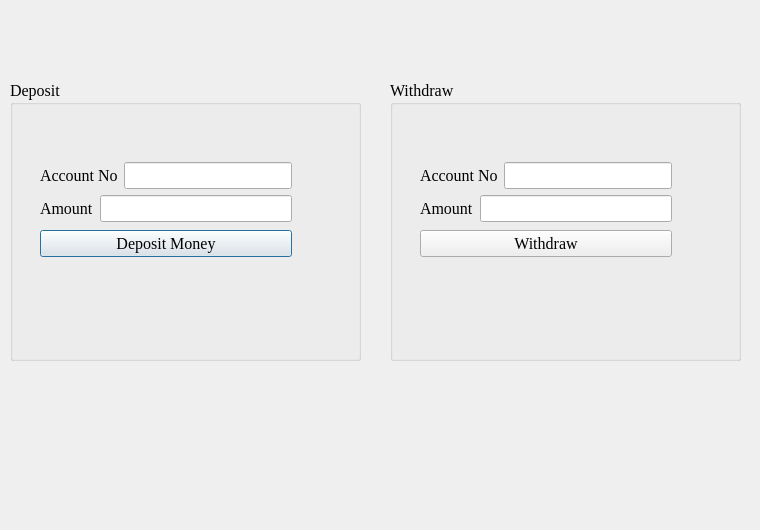
<?xml version="1.0" encoding="UTF-8"?>
<ui version="4.0">
 <class>deposit</class>
 <widget class="QDialog" name="deposit">
  <property name="geometry">
   <rect>
    <x>0</x>
    <y>0</y>
    <width>760</width>
    <height>530</height>
   </rect>
  </property>
  <property name="minimumSize">
   <size>
    <width>760</width>
    <height>530</height>
   </size>
  </property>
  <property name="maximumSize">
   <size>
    <width>760</width>
    <height>530</height>
   </size>
  </property>
  <property name="font">
   <font>
    <family>Georgia</family>
    <pointsize>12</pointsize>
   </font>
  </property>
  <property name="windowTitle">
   <string>Dialog</string>
  </property>
  <widget class="QGroupBox" name="groupBox">
   <property name="geometry">
    <rect>
     <x>10</x>
     <y>80</y>
     <width>351</width>
     <height>281</height>
    </rect>
   </property>
   <property name="title">
    <string>Deposit</string>
   </property>
   <widget class="QWidget" name="">
    <property name="geometry">
     <rect>
      <x>30</x>
      <y>80</y>
      <width>252</width>
      <height>101</height>
     </rect>
    </property>
    <layout class="QVBoxLayout" name="verticalLayout_2">
     <item>
      <layout class="QVBoxLayout" name="verticalLayout">
       <item>
        <layout class="QHBoxLayout" name="horizontalLayout">
         <item>
          <widget class="QLabel" name="label">
           <property name="font">
            <font>
             <family>Georgia</family>
             <pointsize>12</pointsize>
            </font>
           </property>
           <property name="text">
            <string>Account No</string>
           </property>
          </widget>
         </item>
         <item>
          <widget class="QLineEdit" name="lineEdit_AccNo"/>
         </item>
        </layout>
       </item>
       <item>
        <layout class="QHBoxLayout" name="horizontalLayout_2">
         <item>
          <widget class="QLabel" name="label_2">
           <property name="font">
            <font>
             <family>Georgia</family>
             <pointsize>12</pointsize>
            </font>
           </property>
           <property name="text">
            <string>Amount</string>
           </property>
          </widget>
         </item>
         <item>
          <widget class="QLineEdit" name="lineEdit_Amount"/>
         </item>
        </layout>
       </item>
      </layout>
     </item>
     <item>
      <widget class="QPushButton" name="pushButton_Deposit">
       <property name="text">
        <string>Deposit Money</string>
       </property>
      </widget>
     </item>
    </layout>
   </widget>
  </widget>
  <widget class="QGroupBox" name="groupBox_2">
   <property name="geometry">
    <rect>
     <x>390</x>
     <y>80</y>
     <width>351</width>
     <height>281</height>
    </rect>
   </property>
   <property name="title">
    <string>Withdraw</string>
   </property>
   <widget class="QWidget" name="layoutWidget">
    <property name="geometry">
     <rect>
      <x>30</x>
      <y>80</y>
      <width>252</width>
      <height>101</height>
     </rect>
    </property>
    <layout class="QVBoxLayout" name="verticalLayout_3">
     <item>
      <layout class="QVBoxLayout" name="verticalLayout_4">
       <item>
        <layout class="QHBoxLayout" name="horizontalLayout_3">
         <item>
          <widget class="QLabel" name="label_3">
           <property name="font">
            <font>
             <family>Georgia</family>
             <pointsize>12</pointsize>
            </font>
           </property>
           <property name="text">
            <string>Account No</string>
           </property>
          </widget>
         </item>
         <item>
          <widget class="QLineEdit" name="lineEdit_W_AccNo"/>
         </item>
        </layout>
       </item>
       <item>
        <layout class="QHBoxLayout" name="horizontalLayout_4">
         <item>
          <widget class="QLabel" name="label_4">
           <property name="font">
            <font>
             <family>Georgia</family>
             <pointsize>12</pointsize>
            </font>
           </property>
           <property name="text">
            <string>Amount</string>
           </property>
          </widget>
         </item>
         <item>
          <widget class="QLineEdit" name="lineEdit_W_Amount"/>
         </item>
        </layout>
       </item>
      </layout>
     </item>
     <item>
      <widget class="QPushButton" name="pushButton_Withdraw">
       <property name="text">
        <string>Withdraw</string>
       </property>
      </widget>
     </item>
    </layout>
   </widget>
  </widget>
 </widget>
 <resources/>
 <connections/>
</ui>
